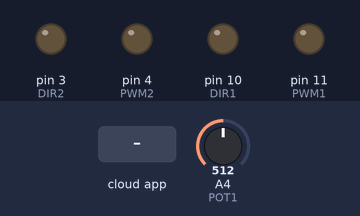
Simulated run of this sketch. Board: Arduino Uno, built with avr-gcc and run on an emulated ATmega328P. Parts: output pins drawn as LEDs (lit = HIGH). The inputs (shaded band) are chosen by the test bench; at power-on: A4 (POT1) = 512. The ROS host is connected and sends only what is stated.

Above: at 1.2 s.
1.3 s: the phone or cloud app sets linear.x to -100
At 2.1 s:
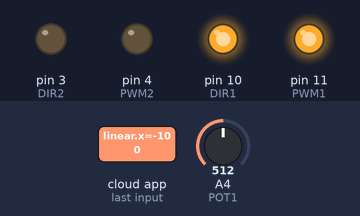
2.8 s: the phone or cloud app sets linear.x to 0
At 3.2 s:
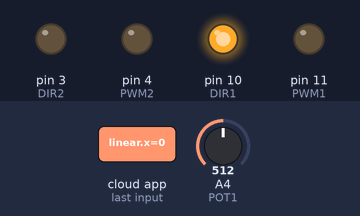
4.3 s: the phone or cloud app sets linear.x to 100
At 5.6 s:
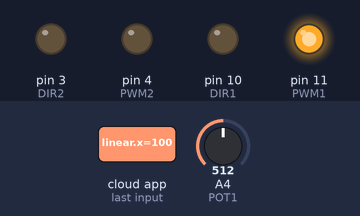
Timing chart, 0 to 7.3 s (numbered marks = the images above; inputs shaded):
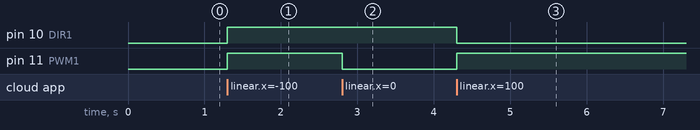

The sketch:

manualcontrol.ino
```cpp
#include <ros.h>
#include <sensor_msgs/Joy.h>
#include <std_msgs/String.h>
#include <geometry_msgs/Point.h>
#include <geometry_msgs/Twist.h>
#define DIR1 10               //connections to be checked
#define PWM1 11
#define DIR2 3                   //1 6inch 2 4inch
#define PWM2 4
#define POT1 A4
int i=0;
int j=0;
int k=0;
int m=0;
int potent=0;
int maxl=0;
int minl=0;
ros::NodeHandle n;
geometry_msgs::Twist vels;
ros::Publisher pub1("velocities", &vels);
int vel1,vel2,vel3,vel4,vel5;
void callback(const geometry_msgs::Twist& msg)
{
  int potent=analogRead(POT1);
  float x = msg.linear.x;  //
  if(x>0.8){
    digitalWrite(DIR1,LOW);//extension(blue-right)
    vel1 = 255;
    vel2=0;
    i=2;
  }
  else if(x<-0.8){
    digitalWrite(DIR1,HIGH);//retraction
    vel1 = 255;
    vel2=0;
    i=1;
  }
  else{
    vel1=0;
  }
  float y = msg.linear.y;// extension(tape right)
  if(y>0.8){
    digitalWrite(DIR2,LOW);
    vel2 = 255;
    vel1=0;
    i=2;
  }
  else if(y<-0.8){
    digitalWrite(DIR2,HIGH);//retraction
    vel2 = 255;
    vel1=0;
    i=1;
  }
  else{
    vel2 = 0;
  }
  digitalWrite(PWM1,vel1);
  digitalWrite(PWM2,vel2);
  vels.angular.x=vel1;
  vels.angular.y=vel2;
  vels.angular.z=i;
}
ros::Subscriber<geometry_msgs::Twist> sub1("actuators", callback);
void setup(){
  pinMode(DIR1,OUTPUT);
  pinMode(PWM1,OUTPUT);
  pinMode(DIR2,OUTPUT);
  pinMode(PWM2,OUTPUT);
  pinMode(POT1,INPUT);

  n.initNode();
  n.subscribe(sub1);
  n.advertise(pub1);
}

void loop(){

  pub1.publish(&vels);
  n.spinOnce();
}
```

Measured:
- after the input at 1.3 s, pin 10 (DIR1), pin 11 (PWM1): LOW → HIGH at once
- after the input at 2.8 s, pin 11 (PWM1): HIGH → LOW at once
- after the input at 4.3 s, pin 10 (DIR1): HIGH → LOW at once; pin 11 (PWM1): LOW → HIGH at once
